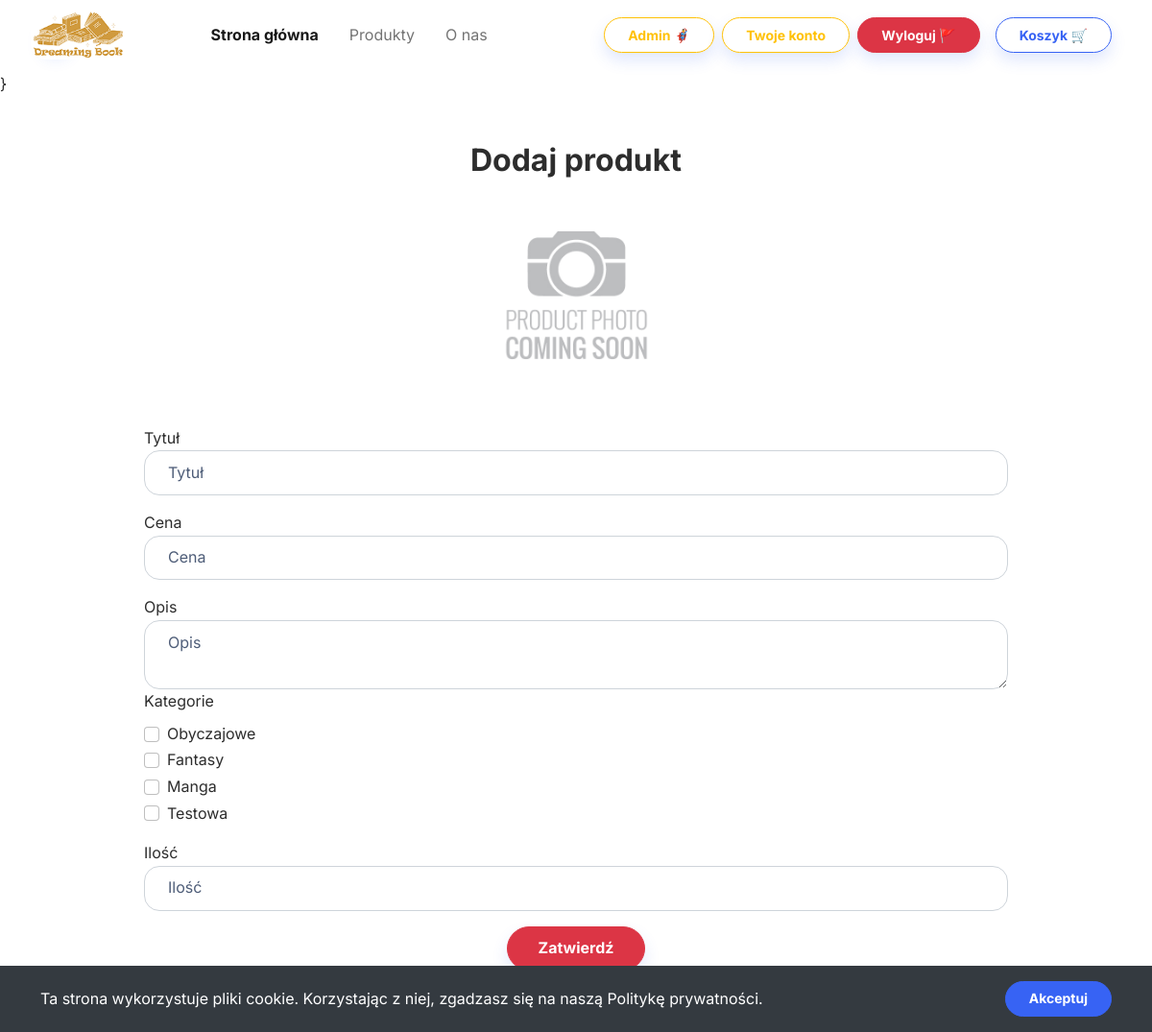
/add_product.php (signed in), run on an earlier commit of the app's database.
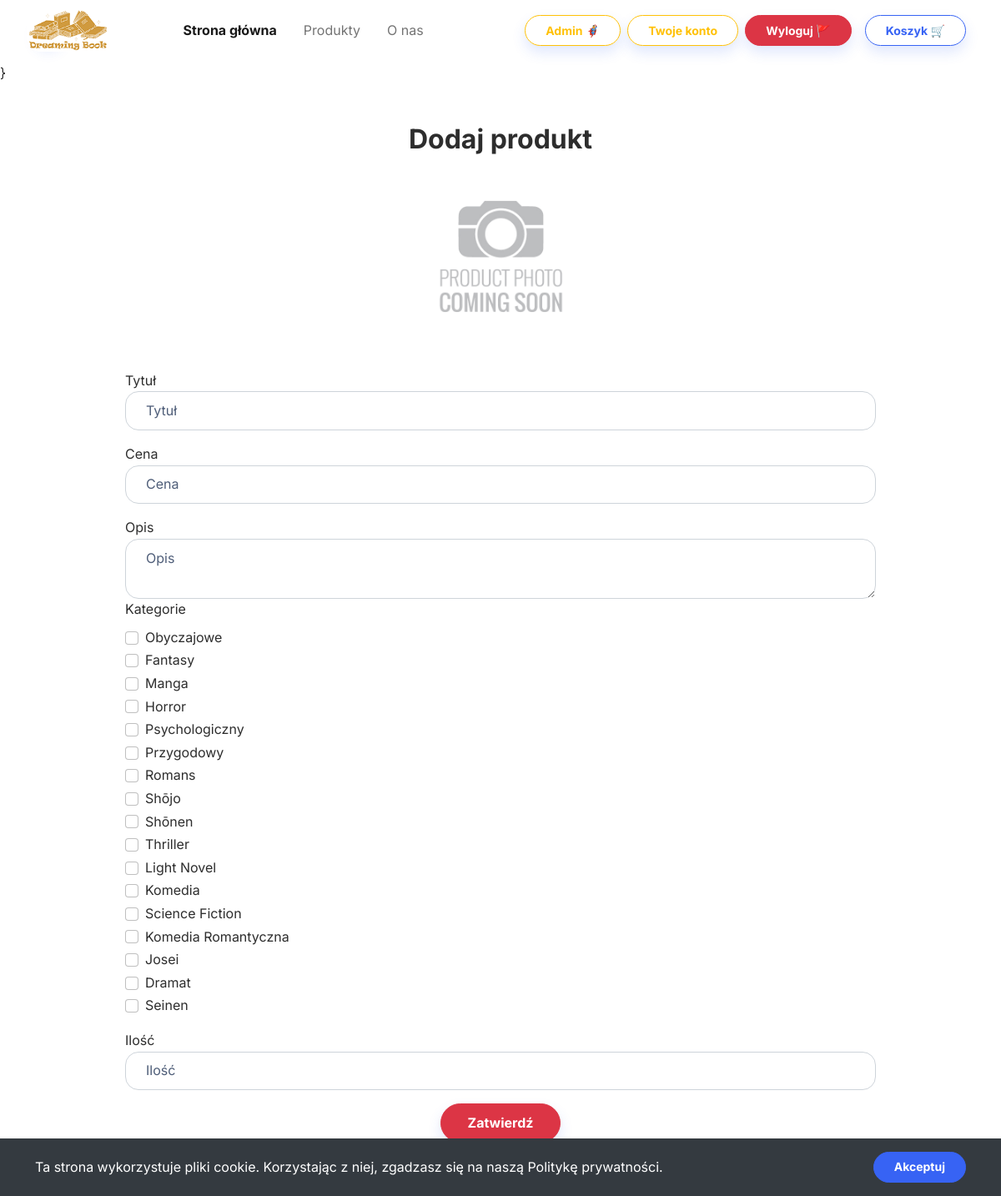
And on a later commit of the database.
### tables this page shows
CREATE TABLE `categories` (
  `id` int(11) NOT NULL,
  `name` varchar(255) NOT NULL
);

### add_product.php (the view, shortened to what this page needs)
<!DOCTYPE html>
<html lang="en">
<head>
    <link rel="stylesheet" href="assets/bootstrap/css/bootstrap.min.css">
</head>
<body>
    <?php
    require_once 'navbar.php';
    require_once "database_connect.php";
    ?>
    <section>
        <div class="container py-5">
            <div class="mx-auto" style="max-width: 900px;">
                <h2 class="text-center"><b><label for="title">Dodaj produkt</label></b></h2>
                <div class="col-md-3 mb-4 mx-auto d-flex"><img class="rounded card-img-top mb-5 mb-md-0 " src="assets/img/products/default.png" alt="default image" /></div>
                <form method="post">
                    <div class="mb-3"><label for="title">Tytuł</label><input class="form-control" type="text" id="title" name="name" placeholder="Tytuł" required></div>
                    <div class="mb-3"><label for="price">Cena</label><input class="form-control" type="number" id="price" name="price" min=1 placeholder="Cena" required></div>
                    <label for="description">Opis</label><textarea class="form-control" aria-label="With textarea" id="description" name="description" placeholder="Opis" required></textarea>
                    <div class="mb-3">
                        <label for="category" class="form-label">Kategorie</label>
                        <?php
                        $sql = "SELECT * FROM categories";
                        $result = $connection->query($sql);
                        $categories = array();
                        if ($result->num_rows > 0) {
                            while ($row = $result->fetch_assoc()) {
                                $categories[] = $row;
                            }
                        }
                        foreach ($categories as $category) {
                            echo '<div class="form-check"><input type="checkbox" class="form-check-input" id="c' . $category['id'] . '" name="categories[]" value="' . $category['id'] . '"><label for="c' . $category['id'] . '" requ>' . $category['name'] . '</label></div>';
                        }
                        ?>
                    </div>
                    <div class="mb-3"><label for="quantity">Ilość</label><input class="form-control" type="number" id="quantity" name="quantity" min=1 placeholder="Ilość" required></div>
                    <div class="m-3"><button class="btn btn-danger shadow d-block w-10 mx-auto d-flex" type="submit" name="confirm">Zatwierdź</button></div>
                </form>
            </div>
        </div>
    </section>
</body>
</html>

What changed in the data, as far as the page shows it:
removed categories: name "Testowa"
added categories: name "Horror"
added categories: name "Psychologiczny"
added categories: name "Przygodowy"
added categories: name "Romans"
added categories: name "Shōjo"
added categories: name "Shōnen"
added categories: name "Thriller"
added categories: name "Light Novel"
added categories: name "Komedia"
added categories: name "Science Fiction"
added categories: name "Komedia Romantyczna"
added categories: name "Josei"
added categories: name "Dramat"
added categories: name "Seinen"
